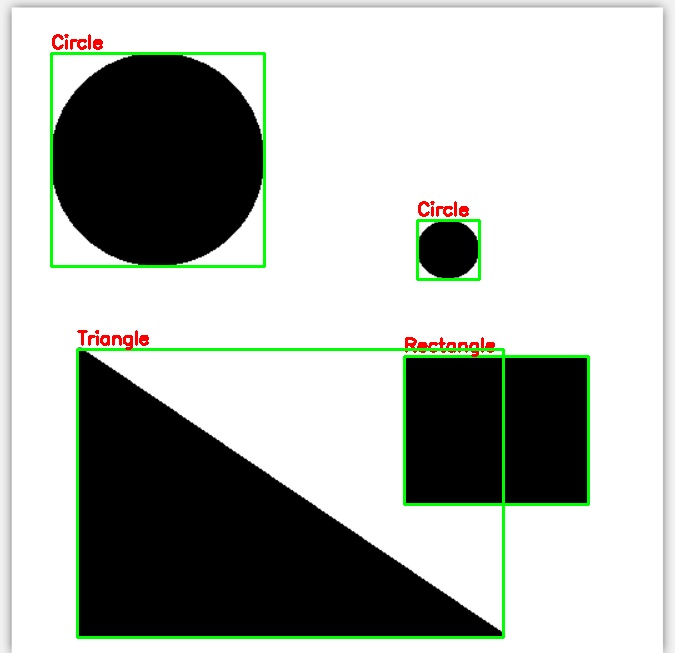
#> input picture task3.6/result_shapes.jpg, 675 x 653 px
$ python task3.6.py
#> lines starting #> are read from the running program, lines starting #| are printed output that depends on the picture; after the words box and inside, x2 and y2 are one past the last pixel; in counts of white or black regions, pixels touching at a corner belong together
#> the answer given: result_shapes.jpg
import cv2
import numpy as np

def detect_shapes(image_path):
    # 1. 读取图片
#> called with image_path = 'result_shapes.jpg'
    img = cv2.imread(image_path)
#> img is the input picture: shape (653, 675, 3); mean B, G, R 173.9, 178.7, 174.7
    if img is None:
        print("❌ 读取失败！请检查图片路径是否正确")
        return

    # 2. 灰度 + 二值化
    gray = cv2.cvtColor(img, cv2.COLOR_BGR2GRAY)
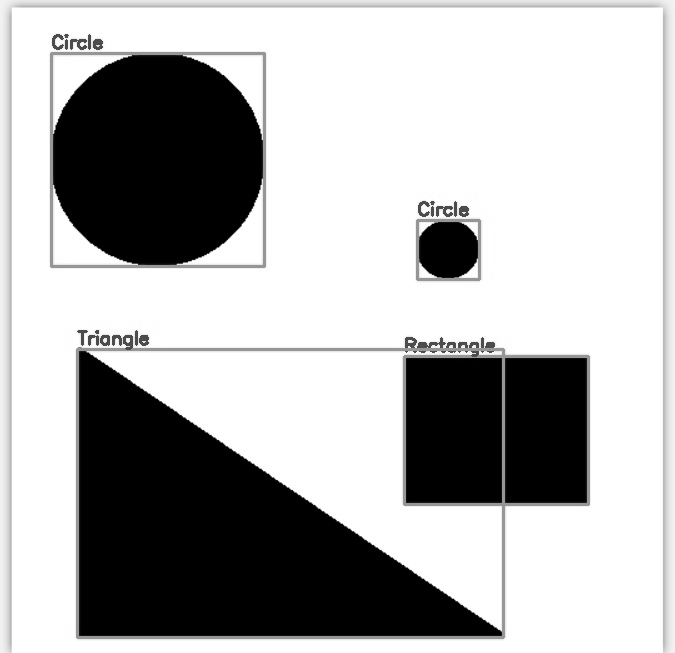
#> gray: shape (653, 675); min 0, max 255, mean 177
    _, thresh = cv2.threshold(gray, 127, 255, cv2.THRESH_BINARY_INV)
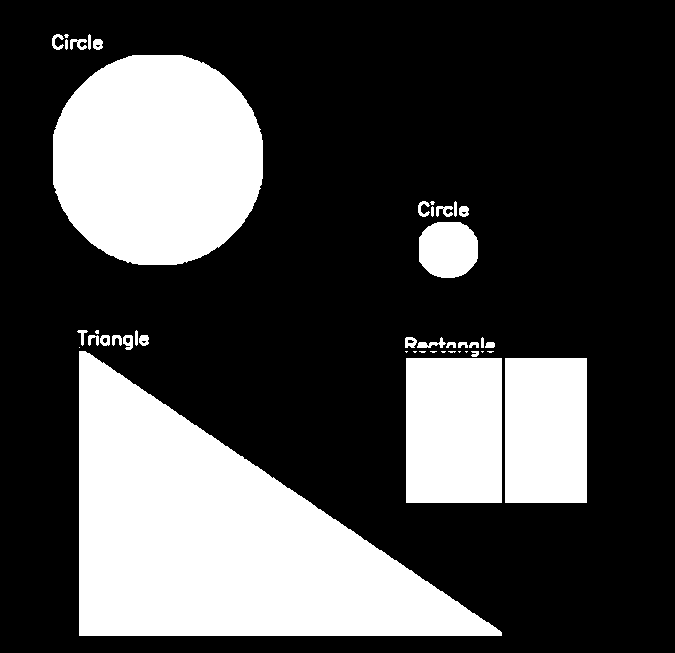
#> thresh: shape (653, 675); 29.1% white; 44 white regions (14 under 20 px)

    # 3. 找轮廓
    contours, _ = cv2.findContours(thresh, cv2.RETR_EXTERNAL, cv2.CHAIN_APPROX_SIMPLE)
#> contours = 44 contours, 17 with area under 20; largest, box (x1, y1, x2, y2) and area: (79, 351, 502, 636) 61534, (53, 55, 263, 265) 35343, (406, 358, 502, 503) 13680, (505, 358, 587, 503) 11664, (419, 222, 478, 278) 2692

    for cnt in contours:
        area = cv2.contourArea(cnt)
        if area < 100:
            continue

        peri = cv2.arcLength(cnt, True)
        approx = cv2.approxPolyDP(cnt, 0.04 * peri, True)
        x, y, w, h = cv2.boundingRect(approx)

        shape_name = ""
        if len(approx) == 3:
            shape_name = "Triangle"
        elif len(approx) == 4:
            shape_name = "Rectangle"
        elif len(approx) >= 5:
            shape_name = "Circle"

        # 画框 + 写字
        cv2.rectangle(img, (x, y), (x+w, y+h), (0,255,0), 2)
        cv2.putText(img, shape_name, (x, y-5), cv2.FONT_HERSHEY_SIMPLEX, 0.6, (0,0,255), 2)
#> this loop made 44 passes
#> (area, peri, approx, x, y, w, h, shape_name) on passes 1, 2, 14: (11664, 450, [[505, 358], [505, 502], [586, 502], [586, 358]], 505, 358, 82, 145, 'Rectangle'), (13680, 478, [[406, 358], [406, 502], [501, 502], [501, 358]], 406, 358, 96, 145, 'Rectangle'), (61534, 1249.6, [[79, 351], [79, 635], [501, 635]], 79, 351, 423, 285, 'Triangle')
#> (area, peri, x, y, w, h, shape_name) on passes 31, 38: (2692.5, 192.6, 422, 222, 56, 56, 'Circle'), (35343, 704.4, 55, 56, 206, 207, 'Circle')
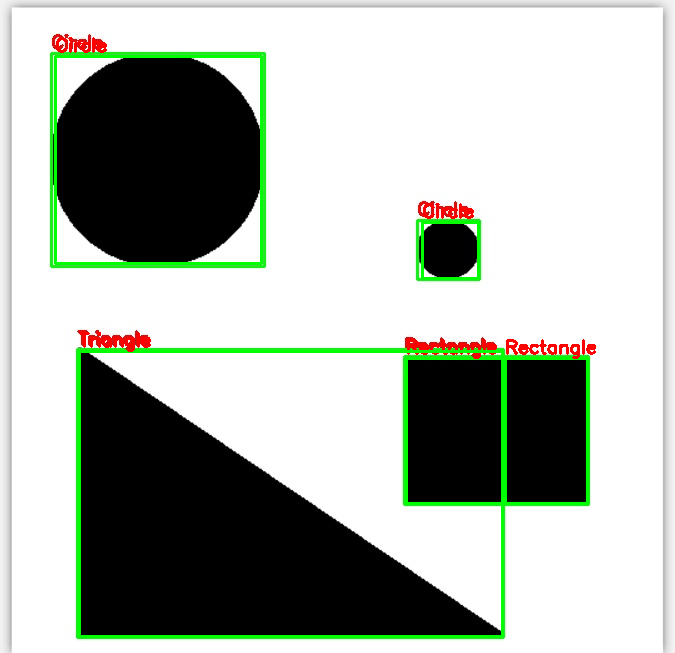
#> img: shape (653, 675, 3); 2.79% of pixels changed, all inside (x1, y1, x2, y2) = (54, 37, 596, 638)

    # 保存到桌面
    save_path = r"C:\Users\skw\Desktop\PythonProject\task3.6\result_shapes.jpg"
    cv2.imwrite(save_path, img)
    print(f"✅ 识别完成！结果已保存到：{save_path}")

    cv2.imshow("Result", img)
    cv2.waitKey(0)
    cv2.destroyAllWindows()

# ===================== 你只需要改这里 =====================
if __name__ == "__main__":
    print("几何图形识别程序")
    print("请输入你的图片完整路径：")
    img_path = input().strip()  # 在这里粘贴你的图片路径
    detect_shapes(img_path)
